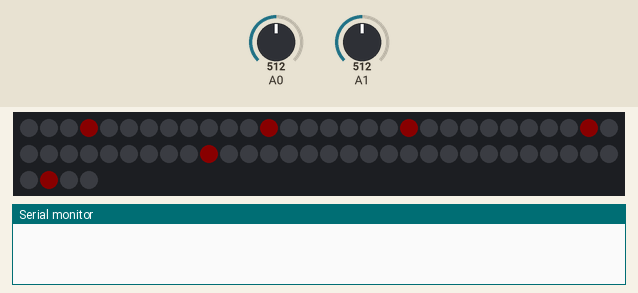
This sketch was run on a simulated Arduino Uno, built with avr-gcc and run on an emulated ATmega328P. Shown: 64 RGB LEDs in strip order, left to right, continuing on the next row, the last lines printed to the serial monitor. The test bench sets the inputs (shaded band); at power-on: A0 = 512, A1 = 512. Dim RGB values are drawn brighter than linear.

Above: at 1.29 s.
1.3 s: A0 set to 240
At 1.98 s:
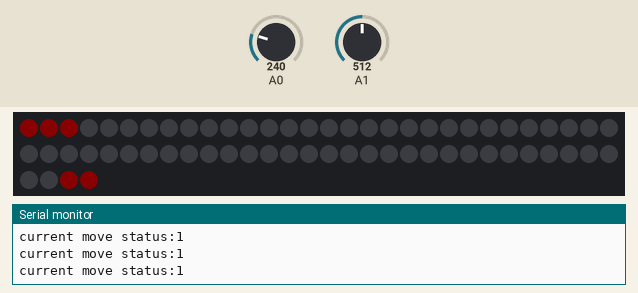
2.9 s: A0 set to 260
Timing chart, 0 to 5.9 s (numbered marks = the images above; inputs shaded):
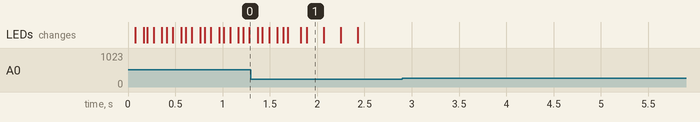

Measured:
- after the input at 2.9 s, every drawn part: stays the same

The sketch:

main.ino
```cpp
#include <FastLED.h>
#include "rules.h"

#define NUM_LEDS 64
#define DATA_PIN 7
#define LED_TYPE WS2812
#define COLOR_ORDER GRB

CRGB leds[NUM_LEDS];

uint8_t max_bright = 10;

SnakeGame game;

void setup()
{
    Serial.begin(9600);
    FastLED.addLeds<LED_TYPE, DATA_PIN, COLOR_ORDER>(leds, NUM_LEDS);
    FastLED.setBrightness(max_bright);
    game = SnakeGame();
    game.init();
}

void loop()
{
    game.loop(leds);
    delay(30);
}
```

input.cpp
```cpp
int get_direction()
{
    int x = analogRead(A0);
    //读取A1值并发送
    int y = analogRead(A1);

    if (x < 250)
    {
        return 1;
    }

    if (x > 750)
    {
        return 3;
    }

    if (y < 250)
    {
        return 2;
    }

    if (y > 750)
    {
        return 0;
    }

    return -1;
}
```

input.h
```cpp
int get_direction();
```

rules.cpp
```cpp
#include "rules.h"
#include <Arduino.h>
bool Pix::operator==(const Pix &other) const
{
    return x == other.x && y == other.y;
}

Pix::Pix()
{
}
enum Direction
{
    UP = 0,
    LEFT = 1,
    DOWN = 2,
    RIGHT = 3
};

bool SnakeGame::is_food_eaten()
{
    return snake[0] == food;
}

void SnakeGame::move_snake()
{
    for (int i = snake_size - 1; i > 0; i--)
        snake[i] = snake[i - 1];
}

void SnakeGame::move_up()
{
    snake[0].y--;
    cur_move_status = UP;
}

void SnakeGame::move_down()
{
    snake[0].y++;
    cur_move_status = DOWN;
}

void SnakeGame::move_left()
{
    snake[0].x--;
    cur_move_status = LEFT;
}

void SnakeGame::move_right()
{
    snake[0].x++;
    cur_move_status = RIGHT;
}

void SnakeGame::move_snake(int input)
{
    switch (input)
    {
    case UP:
        if (cur_move_status != DOWN) {
            move_up();
            move_snake();
            Serial.print("current move status:");
            Serial.println(cur_move_status);
        }
        break;
    case DOWN:
        if (cur_move_status != UP) {
            move_down();
            move_snake();
            Serial.print("current move status:");
            Serial.println(cur_move_status);
        }
        break;
    case LEFT:
        if (cur_move_status != RIGHT) {
            move_left();
            move_snake();
            Serial.print("current move status:");
            Serial.println(cur_move_status);
        }
        break;
    case RIGHT:
        if (cur_move_status != LEFT) {
            move_right();
            move_snake();
            Serial.print("current move status:");
            Serial.println(cur_move_status);
        }
        break;
    }
}

void SnakeGame::draw_snake()
{
    for(int i = 0; i < snake_size; i++)
    {
        map[snake[i].x][snake[i].y].status = true;
    }
}

void SnakeGame::generate_food()
{
    food.x = 5;
    food.y = 5;
}

void SnakeGame::init_map()
{
    for (int i = 0; i <= X; i++)
    {
        for (int j = 0; j <= Y; j++)
        {
            map[i][j].x = i;
            map[i][j].y = j;
        }
    }
    clear_map();
}

void SnakeGame::clear_map()
{
    for (int i = 0; i <= X; i++)
    {
        for (int j = 0; j <= Y; j++)
        {
            map[i][j].status = false;
        }
    }
}

void SnakeGame::snake_push_back(Pix pix)
{
    snake[snake_size] = pix;
    snake_size++;
}

void SnakeGame::init_snake()
{
    for (int i = 0; i <= 3; i++)
    {
        snake_push_back(Pix(3, i));
    }
}

void SnakeGame::init()
{
    init_map();
    init_snake();
    // generate_food();
}

int SnakeGame::pix_to_digital(int x, int y)
{
    // Serial.println(pix.x + ":" + pix.y);
    if (y % 2 == 0)
        return 8 * y + x;
    else if (y % 2 != 0)
        return 8 * y - x + 7;
    else if (y == 0)
        return 8 * y + x;
}

void SnakeGame::draw_map(CRGB leds[])
{
    for (int i = 0; i <= X; i++)
    {
        for (int j = 0; j <= Y; j++)
        {
            if (map[i][j].status)
            {
                int index = pix_to_digital(i, j);
                leds[index] = CRGB::Red;
                FastLED.show();
            } else {
                int index = pix_to_digital(i, j);
                leds[index] = CRGB::Black;
                FastLED.show();
            }
            // else if(i == food.x && j == food.y)
            // {
            //     int index = pix_to_digital(i, j);
            //     leds[index] = CRGB::Green;
            //     FastLED.show();
            // }
        }
    }
}

void SnakeGame::loop(CRGB leds[])
{

    // if (is_food_eaten())
    // {
    //     // move_snake();
    //     snake_push_back(Pix(snake_tail->x, snake_tail->y));
    //     generate_food();
    // }
    move_snake(get_direction());
    clear_map();
    draw_snake();
    draw_map(leds);
    clear_map();
    // draw_food();
}

SnakeGame::SnakeGame()
{
}
```

rules.h
```cpp
#pragma once
#include "input.h"
#include<FastLED.h>
#define X 7
#define Y 7

class Pix
{
public:
    int x, y;
    bool status = false;
    Pix();

    Pix(int _x, int _y)
    {
        x = _x;
        y = _y;
    }
    bool operator==(const Pix &other) const;
};

class SnakeGame
{
private:

    int cur_move_status = 1;

    bool is_food_eaten();

    void init_map();

    void move_snake();

    void move_up();

    void move_down();

    void move_left();

    void move_right();

    void move_snake(int input);

    void draw_snake();

    void draw_food();

    void generate_food();

    void init_snake();

    void draw_map(CRGB leds[]);

    void clear_map();

    void snake_push_back(Pix pix);
public:
    int snake_size = 0;

    Pix snake[63];

    Pix food;
    Pix map[X][Y];

    void init();

    void loop(CRGB leds[]);

    int pix_to_digital(int x, int y);

    SnakeGame();
};
```
